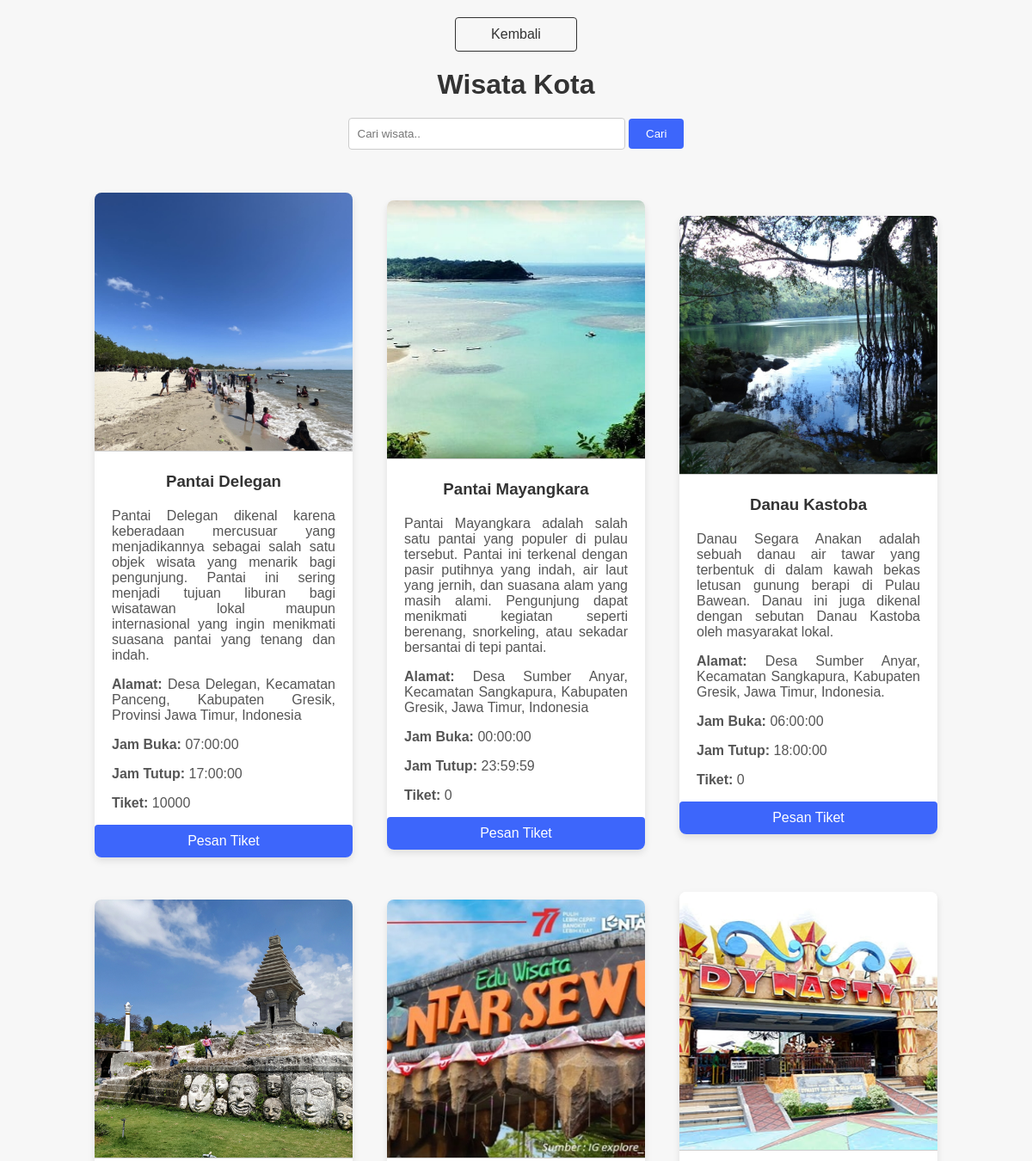
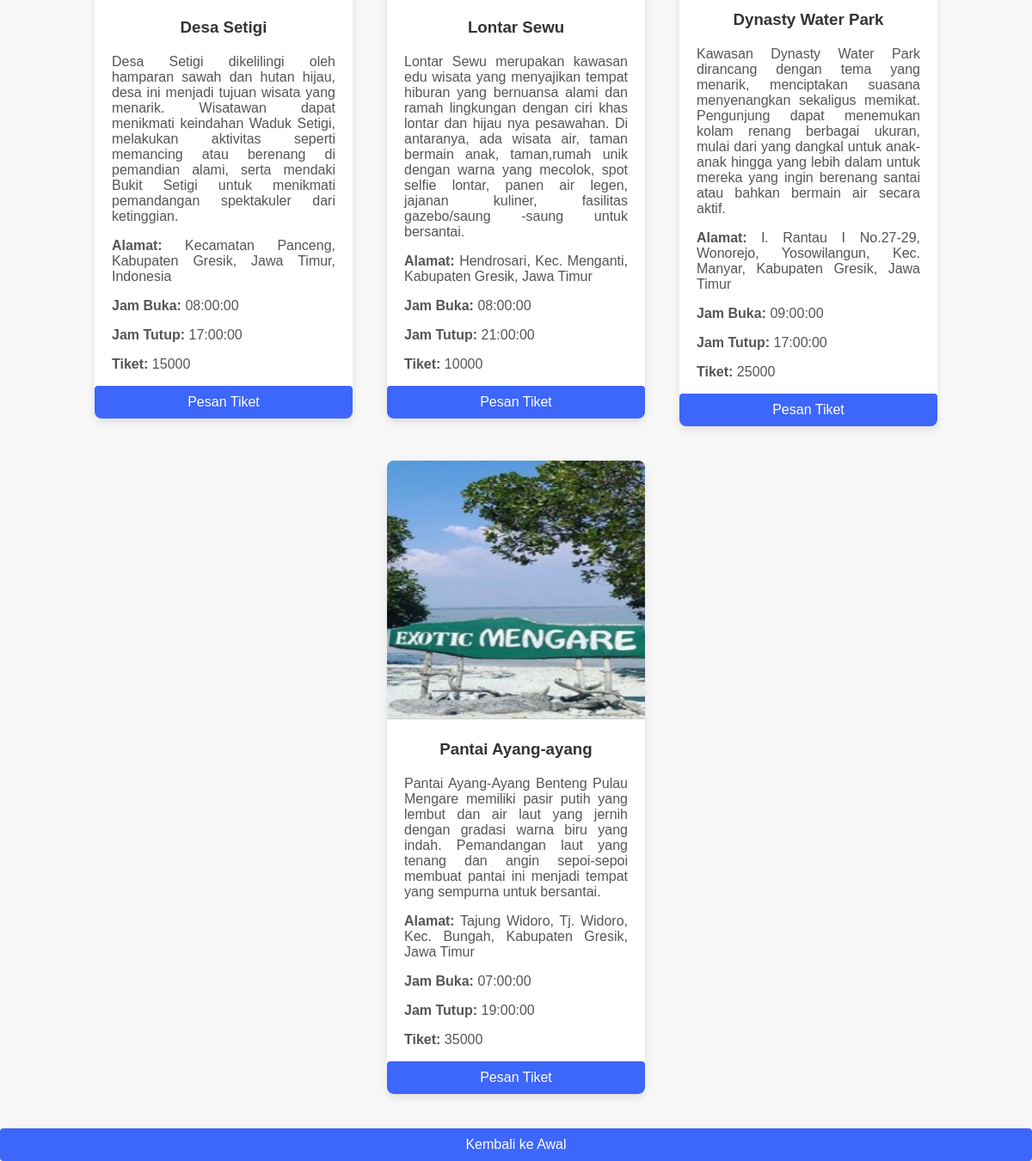
Page /wisataw.php on the committed database (2 pictures, top to bottom).
### tables this page shows
CREATE TABLE `wisata` (
  `idwisata` int(11) NOT NULL,
  `nama_wisata` varchar(100) NOT NULL,
  `deskripsi_wisata` varchar(1000) NOT NULL,
  `alamat_wisata` varchar(100) NOT NULL,
  `kapasitas_harian` int(11) NOT NULL,
  `harga_tiket` int(11) NOT NULL,
  `foto` varchar(255) NOT NULL,
  `jam_buka` time NOT NULL,
  `jam_tutup` time NOT NULL
);

### wisataw.php (the view, shortened to what this page needs)
<!DOCTYPE html>
<html>
    <head>
    </head>
    <body>
        <a href="halamanuser.php" class="back-button">Kembali</a>
        <h1>Wisata Kota</h1>
        <div class="search-container">
        <form action="" method="POST">
            <input type="text" placeholder="Cari wisata.." name="keyword">
            <button type="submit" name="cari">Cari</button>
        </form>
    </div>
    <div class="row">
        <?php
        include 'koneksi.php';
        if(isset($_POST['cari'])) {
            $keyword = $_POST['keyword'];
            $query = "SELECT * FROM wisata WHERE nama_wisata LIKE '%$keyword%'";
            $result = mysqli_query($mysqli, $query) or die(mysqli_error($mysqli));
        } else {
            $result = mysqli_query($mysqli, "SELECT * FROM wisata") or die (mysqli_error($mysqli));
        }
        while($data = mysqli_fetch_array($result)){
            ?>
            <div class="box">
                <img src="<?php echo $data['foto'] ?>">
                <h3><?php echo $data['nama_wisata']; ?></h3>
                <p><?php echo $data['deskripsi_wisata']; ?></p>
                <p><strong>Alamat:</strong> <?php echo $data['alamat_wisata']; ?></p>
                <p><strong>Jam Buka:</strong> <?php echo $data['jam_buka']; ?></p>
                <p><strong>Jam Tutup:</strong> <?php echo $data['jam_tutup']; ?></p>
                <p><strong>Tiket:</strong> <?php echo $data['harga_tiket']; ?></p>
                <a href="formres.php?id=<?php echo $data["idwisata"];?>" class="btn">Pesan Tiket</a>
            </div>
            <?php
        }
        ?>
    </div>
 <div style="text-align: center; margin-top: 20px;">
        <a href="wisataw.php" class="btn">Kembali ke Awal</a>
    </div>
</body>
</html>

### wisataw.php (style rules this page uses)
body { font-family: Arial, sans-serif; margin: 0; padding: 0; background-color: #f7f7f7; }
.back-button { display: block; width: 100px; margin: 20px auto; padding: 10px 20px; text-align: center; text-decoration: none; color: #333; border: 1px solid #333; border-radius: 4px; transition: 0.3s, color 0.3s; }
h1 { text-align: center; margin: 20px 0; color: #333; }
.search-container { text-align: center; margin-bottom: 20px; }
.search-container input[type=text] { padding: 10px; width: 300px; border-radius: 4px; border: 1px solid #ccc; }
.search-container button { padding: 10px 20px; background-color: #3d66fb; color: white; border: none; border-radius: 4px; cursor: pointer; transition: 0.3s; }
.row { display: flex; justify-content: center; align-items: center; flex-wrap: wrap; margin-top: 30px; }
.box { width: 300px; margin: 20px; border-radius: 8px; overflow: hidden; box-shadow: 0 4px 8px rgba(0, 0, 0, 0.1); background-color: #fff; transition: transform 0.3s ease-in-out; }
.box img { width: 100%; height: auto; border-bottom: 1px solid #ccc; }
.box h3 { text-align: center; margin: 20px 0; color: #333; }
.box p { padding: 0 20px; text-align: justify; color: #555; }
.btn { display: block; text-align: center; background-color: #3d66fb; color: white; padding: 10px 0; border: none; border-radius: 4px; text-decoration: none; transition: 0.3s; }

### rows in the picture
wisata: foto (picture), nama_wisata "Pantai Delegan", deskripsi_wisata "Pantai Delegan dikenal karena keberadaan mercusuar yang menjadikannya sebagai salah satu objek wisata yang menarik bagi pengunjung. Pantai ini sering menjadi tujuan liburan bagi wisatawan lokal maupun internasional yang ingin menikmati suasana pantai yang tenang dan indah.", alamat_wisata "Desa Delegan, Kecamatan Panceng, Kabupaten Gresik, Provinsi Jawa Timur, Indonesia", jam_buka "07:00:00", jam_tutup "17:00:00", harga_tiket "10000"
wisata: foto (picture), nama_wisata "Pantai Mayangkara", deskripsi_wisata "Pantai Mayangkara adalah salah satu pantai yang populer di pulau tersebut. Pantai ini terkenal dengan pasir putihnya yang indah, air laut yang jernih, dan suasana alam yang masih alami. Pengunjung dapat menikmati kegiatan seperti berenang, snorkeling, atau sekadar bersantai di tepi pantai.", alamat_wisata "Desa Sumber Anyar, Kecamatan Sangkapura, Kabupaten Gresik, Jawa Timur, Indonesia", jam_buka "00:00:00", jam_tutup "23:59:59", harga_tiket "0"
wisata: foto (picture), nama_wisata "Danau Kastoba", deskripsi_wisata "Danau Segara Anakan adalah sebuah danau air tawar yang terbentuk di dalam kawah bekas letusan gunung berapi di Pulau Bawean. Danau ini juga dikenal dengan sebutan Danau Kastoba oleh masyarakat lokal.", alamat_wisata "Desa Sumber Anyar, Kecamatan Sangkapura, Kabupaten Gresik, Jawa Timur, Indonesia.", jam_buka "06:00:00", jam_tutup "18:00:00", harga_tiket "0"
wisata: foto (picture), nama_wisata "Desa Setigi", deskripsi_wisata "Desa Setigi dikelilingi oleh hamparan sawah dan hutan hijau, desa ini menjadi tujuan wisata yang menarik. Wisatawan dapat menikmati keindahan Waduk Setigi, melakukan aktivitas seperti memancing atau berenang di pemandian alami, serta mendaki Bukit Setigi untuk menikmati pemandangan spektakuler dari ketinggian.", alamat_wisata "Kecamatan Panceng, Kabupaten Gresik, Jawa Timur, Indonesia", jam_buka "08:00:00", jam_tutup "17:00:00", harga_tiket "15000"
wisata: foto (picture), nama_wisata "Lontar Sewu", deskripsi_wisata "Lontar Sewu merupakan kawasan edu wisata yang menyajikan tempat hiburan yang bernuansa alami dan ramah lingkungan dengan ciri khas lontar dan hijau nya pesawahan. Di antaranya, ada wisata air, taman bermain anak, taman,rumah unik dengan warna yang mecolok, spot selfie lontar, panen air legen, jajanan kuliner, fasilitas gazebo/saung -saung untuk bersantai.", alamat_wisata "Hendrosari, Kec. Menganti, Kabupaten Gresik, Jawa Timur", jam_buka "08:00:00", jam_tutup "21:00:00", harga_tiket "10000"
wisata: foto (picture), nama_wisata "Dynasty Water Park", deskripsi_wisata "Kawasan Dynasty Water Park dirancang dengan tema yang menarik, menciptakan suasana menyenangkan sekaligus memikat. Pengunjung dapat menemukan kolam renang berbagai ukuran, mulai dari yang dangkal untuk anak-anak hingga yang lebih dalam untuk mereka yang ingin berenang santai atau bahkan bermain air secara aktif.", alamat_wisata "l. Rantau I No.27-29, Wonorejo, Yosowilangun, Kec. Manyar, Kabupaten Gresik, Jawa Timur", jam_buka "09:00:00", jam_tutup "17:00:00", harga_tiket "25000"
wisata: foto (picture), nama_wisata "Pantai Ayang-ayang", deskripsi_wisata "Pantai Ayang-Ayang Benteng Pulau Mengare memiliki pasir putih yang lembut dan air laut yang jernih dengan gradasi warna biru yang indah. Pemandangan laut yang tenang dan angin sepoi-sepoi membuat pantai ini menjadi tempat yang sempurna untuk bersantai.", alamat_wisata "Tajung Widoro, Tj. Widoro, Kec. Bungah, Kabupaten Gresik, Jawa Timur", jam_buka "07:00:00", jam_tutup "19:00:00", harga_tiket "35000"
